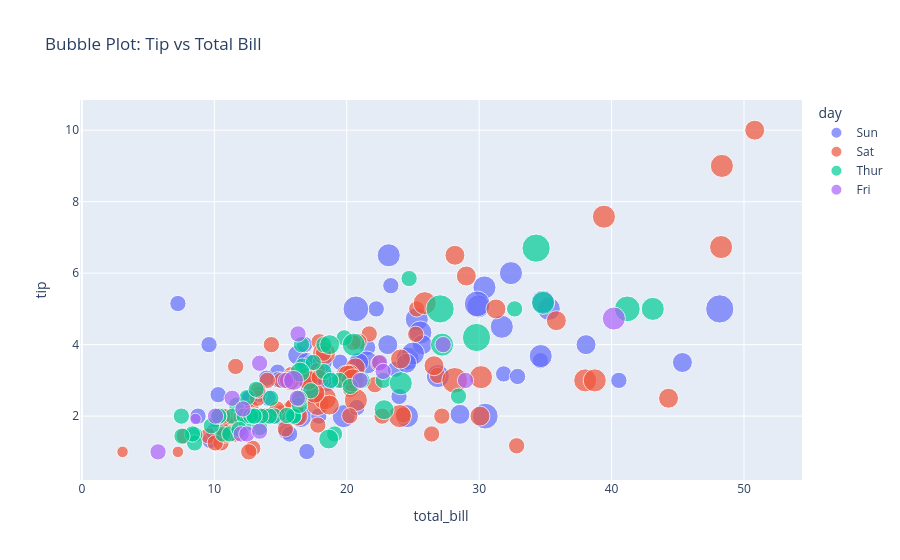

The cell this chart's notebook holds for it:
### Markdown cell above
# Bubble Plot: Tip vs Total Bill

### Code cell
fig = px.scatter(df, x='total_bill', y='tip', size='size', color='day', hover_data=['sex','time'], title='Bubble Plot: Tip vs Total Bill')
fig.show()

### Figure 1 — Plotly figure (JSON) as saved in the notebook; plotly's stock layout.template omitted (floating-point values rounded to 4 significant figures; data arrays with more than 128 entries replaced by an {"elided": "..."} marker saying what was removed)
{"data": [{"customdata": {"elided": "76x2 str values"}, "hovertemplate": "day=Sun<br>total_bill=%{x}<br>tip=%{y}<br>size=%{marker.size}<br>sex=%{customdata[0]}<br>time=%{customdata[1]}<extra></extra>", "legendgroup": "Sun", "marker": {"color": "#636efa", "size": [2, 3, 3, 2, 4, 4, 2, 4, 2, 2, 2, 4, 2, 4, 2, 2, 3, 3, 3, 2, 2, 2, 4, 2, 2, 4, 3, 2, 2, 2, 4, 2, 4, 2, 3, 2, 3, 2, 4, 2, 2, 3, 4, 4, 5, 6, 4, 2, 4, 4, 2, 3, 2, 2, 3, 2, 4, 2, 2, 2, 2, 2, 2, 2, 2, 4, 2, 3, 4, 2, 5, 3, 5, 3, 3, 2], "sizemode": "area", "sizeref": 0.015, "symbol": "circle"}, "mode": "markers", "name": "Sun", "orientation": "v", "showlegend": true, "type": "scatter", "x": [16.99, 10.34, 21.01, 23.68, 24.59, 25.29, 8.77, 26.88, 15.04, 14.78, 10.27, 35.26, 15.42, 18.43, 14.83, 21.58, 10.33, 16.29, 16.97, 17.46, 13.94, 9.68, 30.4, 18.29, 22.23, 32.4, 28.55, 18.04, 12.54, 10.29, 34.81, 9.94, 25.56, 19.49, 38.07, 23.95, 25.71, 17.31, 29.93, 14.07, 13.13, 17.26, 24.55, 19.77, 29.85, 48.17, 25.0, 13.39, 16.49, 21.5, 12.66, 16.21, 13.81, 17.51, 24.52, 20.76, 31.71, 7.25, 31.85, 16.82, 32.9, 17.89, 14.48, 9.6, 34.63, 34.65, 23.33, 45.35, 23.17, 40.55, 20.69, 20.9, 30.46, 18.15, 23.1, 15.69], "xaxis": "x", "y": [1.01, 1.66, 3.5, 3.31, 3.61, 4.71, 2.0, 3.12, 1.96, 3.23, 1.71, 5.0, 1.57, 3.0, 3.02, 3.92, 1.67, 3.71, 3.5, 2.54, 3.06, 1.32, 5.6, 3.0, 5.0, 6.0, 2.05, 3.0, 2.5, 2.6, 5.2, 1.56, 4.34, 3.51, 4.0, 2.55, 4.0, 3.5, 5.07, 2.5, 2.0, 2.74, 2.0, 2.0, 5.14, 5.0, 3.75, 2.61, 2.0, 3.5, 2.5, 2.0, 2.0, 3.0, 3.48, 2.24, 4.5, 5.15, 3.18, 4.0, 3.11, 2.0, 2.0, 4.0, 3.55, 3.68, 5.65, 3.5, 6.5, 3.0, 5.0, 3.5, 2.0, 3.5, 4.0, 1.5], "yaxis": "y"}, {"customdata": {"elided": "87x2 str values"}, "hovertemplate": "day=Sat<br>total_bill=%{x}<br>tip=%{y}<br>size=%{marker.size}<br>sex=%{customdata[0]}<br>time=%{customdata[1]}<extra></extra>", "legendgroup": "Sat", "marker": {"color": "#EF553B", "size": [3, 2, 2, 2, 4, 2, 4, 2, 2, 2, 2, 2, 4, 2, 4, 2, 3, 3, 3, 3, 3, 3, 4, 2, 2, 4, 2, 2, 2, 4, 3, 3, 2, 1, 2, 2, 2, 3, 2, 2, 2, 2, 2, 3, 2, 2, 2, 2, 2, 2, 2, 2, 1, 2, 2, 3, 2, 3, 4, 2, 2, 3, 4, 4, 2, 3, 2, 5, 2, 2, 4, 4, 2, 2, 4, 3, 2, 2, 2, 2, 2, 2, 3, 3, 2, 2, 2], "sizemode": "area", "sizeref": 0.015, "symbol": "circle"}, "mode": "markers", "name": "Sat", "orientation": "v", "showlegend": true, "type": "scatter", "x": [20.65, 17.92, 20.29, 15.77, 39.42, 19.82, 17.81, 13.37, 12.69, 21.7, 19.65, 9.55, 18.35, 15.06, 20.69, 17.78, 24.06, 16.31, 16.93, 18.69, 31.27, 16.04, 38.01, 26.41, 11.24, 48.27, 20.29, 13.81, 11.02, 18.29, 17.59, 20.08, 16.45, 3.07, 20.23, 15.01, 12.02, 17.07, 26.86, 25.28, 14.73, 10.51, 17.92, 44.3, 22.42, 20.92, 15.36, 20.49, 25.21, 18.24, 14.31, 14.0, 7.25, 10.59, 10.63, 50.81, 15.81, 26.59, 38.73, 24.27, 12.76, 30.06, 25.89, 48.33, 13.27, 28.17, 12.9, 28.15, 11.59, 7.74, 30.14, 20.45, 13.28, 22.12, 24.01, 15.69, 11.61, 10.77, 15.53, 10.07, 12.6, 32.83, 35.83, 29.03, 27.18, 22.67, 17.82], "xaxis": "x", "y": [3.35, 4.08, 2.75, 2.23, 7.58, 3.18, 2.34, 2.0, 2.0, 4.3, 3.0, 1.45, 2.5, 3.0, 2.45, 3.27, 3.6, 2.0, 3.07, 2.31, 5.0, 2.24, 3.0, 1.5, 1.76, 6.73, 3.21, 2.0, 1.98, 3.76, 2.64, 3.15, 2.47, 1.0, 2.01, 2.09, 1.97, 3.0, 3.14, 5.0, 2.2, 1.25, 3.08, 2.5, 3.48, 4.08, 1.64, 4.06, 4.29, 3.76, 4.0, 3.0, 1.0, 1.61, 2.0, 10.0, 3.16, 3.41, 3.0, 2.03, 2.23, 2.0, 5.16, 9.0, 2.5, 6.5, 1.1, 3.0, 1.5, 1.44, 3.09, 3.0, 2.72, 2.88, 2.0, 3.0, 3.39, 1.47, 3.0, 1.25, 1.0, 1.17, 4.67, 5.92, 2.0, 2.0, 1.75], "yaxis": "y"}, {"customdata": [["Male", "Lunch"], ["Male", "Lunch"], ["Male", "Lunch"], ["Male", "Lunch"], ["Male", "Lunch"], ["Female", "Lunch"], ["Male", "Lunch"], ["Male", "Lunch"], ["Female", "Lunch"], ["Male", "Lunch"], ["Male", "Lunch"], ["Male", "Lunch"], ["Male", "Lunch"], ["Female", "Lunch"], ["Female", "Lunch"], ["Female", "Lunch"], ["Male", "Lunch"], ["Female", "Lunch"], ["Male", "Lunch"], ["Male", "Lunch"], ["Female", "Lunch"], ["Female", "Lunch"], ["Male", "Lunch"], ["Female", "Lunch"], ["Female", "Lunch"], ["Male", "Lunch"], ["Male", "Lunch"], ["Female", "Lunch"], ["Female", "Lunch"], ["Female", "Lunch"], ["Female", "Lunch"], ["Female", "Lunch"], ["Female", "Lunch"], ["Female", "Lunch"], ["Male", "Lunch"], ["Female", "Lunch"], ["Female", "Lunch"], ["Male", "Lunch"], ["Male", "Lunch"], ["Female", "Lunch"], ["Female", "Lunch"], ["Female", "Lunch"], ["Female", "Lunch"], ["Female", "Lunch"], ["Male", "Lunch"], ["Male", "Lunch"], ["Female", "Lunch"], ["Male", "Lunch"], ["Male", "Lunch"], ["Male", "Lunch"], ["Male", "Lunch"], ["Male", "Lunch"], ["Female", "Lunch"], ["Female", "Lunch"], ["Male", "Lunch"], ["Male", "Lunch"], ["Female", "Lunch"], ["Female", "Lunch"], ["Female", "Lunch"], ["Male", "Lunch"], ["Female", "Lunch"], ["Female", "Dinner"]], "hovertemplate": "day=Thur<br>total_bill=%{x}<br>tip=%{y}<br>size=%{marker.size}<br>sex=%{customdata[0]}<br>time=%{customdata[1]}<extra></extra>", "legendgroup": "Thur", "marker": {"color": "#00cc96", "size": [4, 2, 2, 2, 2, 1, 2, 2, 4, 2, 2, 2, 2, 2, 2, 4, 2, 2, 2, 2, 2, 6, 2, 2, 2, 3, 2, 2, 2, 2, 2, 2, 2, 2, 2, 2, 2, 6, 5, 6, 2, 2, 3, 2, 2, 2, 2, 2, 2, 2, 2, 2, 4, 2, 2, 3, 2, 2, 2, 4, 3, 2], "sizemode": "area", "sizeref": 0.015, "symbol": "circle"}, "mode": "markers", "name": "Thur", "orientation": "v", "showlegend": true, "type": "scatter", "x": [27.2, 22.76, 17.29, 19.44, 16.66, 10.07, 32.68, 15.98, 34.83, 13.03, 18.28, 24.71, 21.16, 10.65, 12.43, 24.08, 11.69, 13.42, 14.26, 15.95, 12.48, 29.8, 8.52, 14.52, 11.38, 22.82, 19.08, 20.27, 11.17, 12.26, 18.26, 8.51, 10.33, 14.15, 16.0, 13.16, 17.47, 34.3, 41.19, 27.05, 16.43, 8.35, 18.64, 11.87, 9.78, 7.51, 19.81, 28.44, 15.48, 16.58, 7.56, 10.34, 43.11, 13.0, 13.51, 18.71, 12.74, 13.0, 16.4, 20.53, 16.47, 18.78], "xaxis": "x", "y": [4.0, 3.0, 2.71, 3.0, 3.4, 1.83, 5.0, 2.03, 5.17, 2.0, 4.0, 5.85, 3.0, 1.5, 1.8, 2.92, 2.31, 1.68, 2.5, 2.0, 2.52, 4.2, 1.48, 2.0, 2.0, 2.18, 1.5, 2.83, 1.5, 2.0, 3.25, 1.25, 2.0, 2.0, 2.0, 2.75, 3.5, 6.7, 5.0, 5.0, 2.3, 1.5, 1.36, 1.63, 1.73, 2.0, 4.19, 2.56, 2.02, 4.0, 1.44, 2.0, 5.0, 2.0, 2.0, 4.0, 2.01, 2.0, 2.5, 4.0, 3.23, 3.0], "yaxis": "y"}, {"customdata": [["Male", "Dinner"], ["Male", "Dinner"], ["Female", "Dinner"], ["Female", "Dinner"], ["Female", "Dinner"], ["Male", "Dinner"], ["Male", "Dinner"], ["Male", "Dinner"], ["Male", "Dinner"], ["Male", "Dinner"], ["Female", "Dinner"], ["Female", "Dinner"], ["Male", "Lunch"], ["Female", "Lunch"], ["Male", "Lunch"], ["Female", "Lunch"], ["Male", "Lunch"], ["Female", "Lunch"], ["Female", "Lunch"]], "hovertemplate": "day=Fri<br>total_bill=%{x}<br>tip=%{y}<br>size=%{marker.size}<br>sex=%{customdata[0]}<br>time=%{customdata[1]}<extra></extra>", "legendgroup": "Fri", "marker": {"color": "#ab63fa", "size": [2, 2, 2, 2, 2, 4, 2, 2, 2, 2, 2, 2, 2, 2, 1, 3, 2, 2, 2], "sizemode": "area", "sizeref": 0.015, "symbol": "circle"}, "mode": "markers", "name": "Fri", "orientation": "v", "showlegend": true, "type": "scatter", "x": [28.97, 22.49, 5.75, 16.32, 22.75, 40.17, 27.28, 12.03, 21.01, 12.46, 11.35, 15.38, 12.16, 13.42, 8.58, 15.98, 13.42, 16.27, 10.09], "xaxis": "x", "y": [3.0, 3.5, 1.0, 4.3, 3.25, 4.73, 4.0, 1.5, 3.0, 1.5, 2.5, 3.0, 2.2, 3.48, 1.92, 3.0, 1.58, 2.5, 2.0], "yaxis": "y"}], "layout": {"legend": {"itemsizing": "constant", "title": {"text": "day"}, "tracegroupgap": 0}, "title": {"text": "Bubble Plot: Tip vs Total Bill"}, "xaxis": {"anchor": "y", "domain": [0, 1], "title": {"text": "total_bill"}}, "yaxis": {"anchor": "x", "domain": [0, 1], "title": {"text": "tip"}}}}
